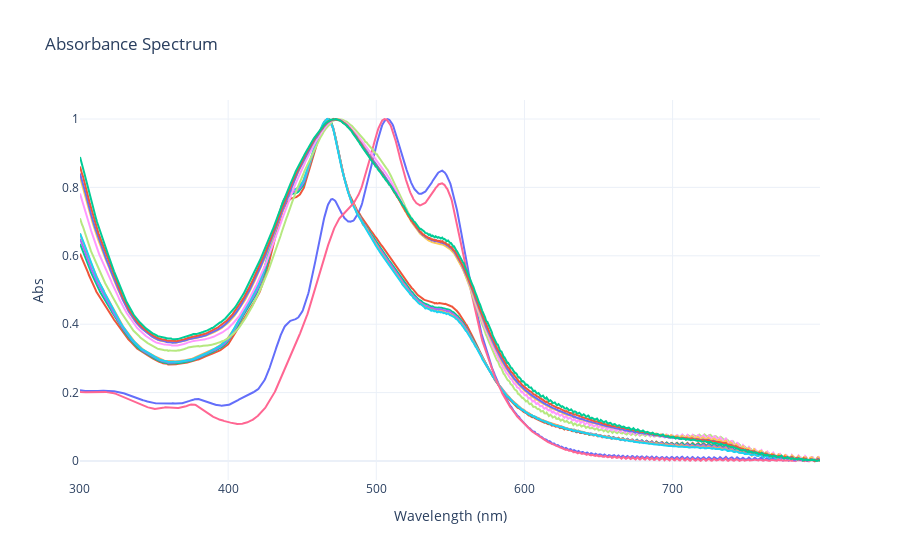

This figure's notebook cell:
### Markdown cell above
### Inveractive Graph

### Code cell
import plotly.graph_objects as go

x = pd.to_numeric(df.iloc[:, 0]) # wavelength for x-axis

# Extract x-axis values
x = pd.to_numeric(df.iloc[:, 0])  # wavelength for x-axis 

# Extract y-axis values
if plot_baselines:
    ys = df.iloc[:, 1:]  # all other columns for y-axis
else:
    ys = df.iloc[:, skip_cols:]  # skip columns if necessary

# Create figure
fig = go.Figure()

# Add a line trace for each column in ys
for col in ys.columns:
    fig.add_trace(go.Scatter(
        x=x,
        y=ys[col],
        mode='lines',
        name=str(col)  # legend label
    ))

# Customize layout
fig.update_layout(
    title='Absorbance Spectrum',
    xaxis_title='Wavelength (nm)',
    yaxis_title='Abs',
    xaxis=dict(
        tickmode='linear',
        dtick=step,  # set tick step size
        range=[x.min(), x.max()]
    ),
    template='plotly_white',
    hovermode='x unified',
    showlegend = False
)

fig.show()

### Figure 1 — Plotly figure (JSON) as saved in the notebook; plotly's stock layout.template omitted (floating-point values rounded to 4 significant figures; data arrays with more than 128 entries replaced by an {"elided": "..."} marker saying what was removed)
{"data": [{"mode": "lines", "name": "PBI_L_pH_9_5mgmL_0.05mm", "type": "scatter", "x": {"elided": "1000 float values"}, "y": {"elided": "1000 float values"}}, {"mode": "lines", "name": "PBI_L_pH_9_5mgmL_0.05mm_irr1min", "type": "scatter", "x": {"elided": "1000 float values"}, "y": {"elided": "1000 float values"}}, {"mode": "lines", "name": "PBI_L_pH_9_5mgmL_0.05mm_irr2min", "type": "scatter", "x": {"elided": "1000 float values"}, "y": {"elided": "1000 float values"}}, {"mode": "lines", "name": "PBI_L_pH_9_5mgmL_0.05mm_irr3min", "type": "scatter", "x": {"elided": "1000 float values"}, "y": {"elided": "1000 float values"}}, {"mode": "lines", "name": "PBI_L_pH_9_5mgmL_0.05mm_irr4min", "type": "scatter", "x": {"elided": "1000 float values"}, "y": {"elided": "1000 float values"}}, {"mode": "lines", "name": "PBI_L_pH_9_5mgmL_0.05mm_irr5min", "type": "scatter", "x": {"elided": "1000 float values"}, "y": {"elided": "1000 float values"}}, {"mode": "lines", "name": "PBI_L_pH_6_5mgmL_0.05mm", "type": "scatter", "x": {"elided": "1000 float values"}, "y": {"elided": "1000 float values"}}, {"mode": "lines", "name": "PBI_L_pH_6_5mgmL_0.05mm_irr1min", "type": "scatter", "x": {"elided": "1000 float values"}, "y": {"elided": "1000 float values"}}, {"mode": "lines", "name": "PBI_L_pH_6_5mgmL_0.05mm_irr2min", "type": "scatter", "x": {"elided": "1000 float values"}, "y": {"elided": "1000 float values"}}, {"mode": "lines", "name": "PBI_L_pH_6_5mgmL_0.05mm_irr3min", "type": "scatter", "x": {"elided": "1000 float values"}, "y": {"elided": "1000 float values"}}, {"mode": "lines", "name": "PBI_L_pH_6_5mgmL_0.05mm_irr4min", "type": "scatter", "x": {"elided": "1000 float values"}, "y": {"elided": "1000 float values"}}, {"mode": "lines", "name": "PBI_L_pH_6_5mgmL_0.05mm_irr5min", "type": "scatter", "x": {"elided": "1000 float values"}, "y": {"elided": "1000 float values"}}, {"mode": "lines", "name": "PBI_L_pH_6_5mgmL_0.05mm_irr10min", "type": "scatter", "x": {"elided": "1000 float values"}, "y": {"elided": "1000 float values"}}], "layout": {"hovermode": "x unified", "showlegend": false, "title": {"text": "Absorbance Spectrum"}, "xaxis": {"dtick": 100, "range": [300.0, 799.5], "tickmode": "linear", "title": {"text": "Wavelength (nm)"}}, "yaxis": {"title": {"text": "Abs"}}}}
